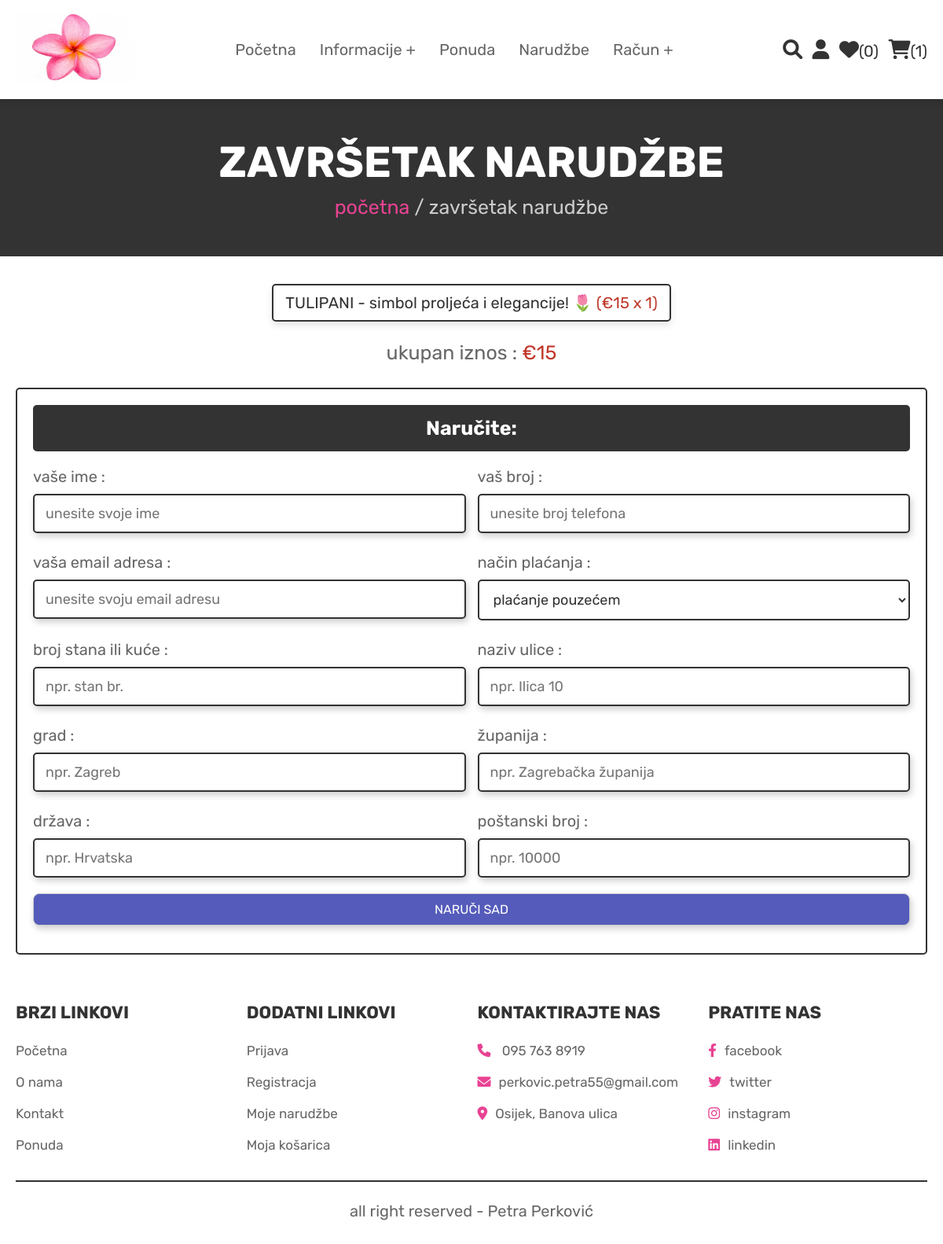
The app's page /checkout.php (signed in) with its own data.
### tables this page shows
CREATE TABLE `cart` (
  `id` int(100) NOT NULL,
  `user_id` int(100) NOT NULL,
  `pid` int(100) NOT NULL,
  `name` varchar(100) NOT NULL,
  `price` int(100) NOT NULL,
  `quantity` int(100) NOT NULL,
  `image` varchar(100) NOT NULL
);

### checkout.php (the view, shortened to what this page needs)
<?php
@include 'config.php';
$user_id = $_SESSION['user_id'];
?>
<!DOCTYPE html>
<html lang="en">
<head>
   <link rel="stylesheet" href="https://cdnjs.cloudflare.com/ajax/libs/font-awesome/6.0.0/css/all.min.css">
   <link rel="stylesheet" href="css/style.css">
</head>
<body>
<?php @include 'header.php'; ?>
<section class="heading">
    <h3>završetak narudžbe</h3>
    <p> <a href="home.php">početna</a> / završetak narudžbe </p>
</section>
<section class="display-order">
    <?php
        $grand_total = 0;
        $select_cart = mysqli_query($conn, "SELECT * FROM `cart` WHERE user_id = '$user_id'") or die('query failed');
        if(mysqli_num_rows($select_cart) > 0){
            while($fetch_cart = mysqli_fetch_assoc($select_cart)){
            $total_price = ($fetch_cart['price'] * $fetch_cart['quantity']);
            $grand_total += $total_price;
    ?>
    <p> <?php echo $fetch_cart['name'] ?> <span>(<?php echo '€'.$fetch_cart['price'].''.' x '.$fetch_cart['quantity']  ?>)</span> </p>
    <?php
        }
        }else{
            echo '<p class="empty">TVOJA KOŠARICA JE PRAZNA</p>';
        }
    ?>
    <div class="grand-total">ukupan iznos : <span>€<?php echo $grand_total; ?></span></div>
</section>
<section class="checkout">
    <form action="" method="POST">
        <h3>naručite:</h3>
        <div class="flex">
            <div class="inputBox">
                <span>vaše ime :</span>
                <input type="text" name="name" placeholder="unesite svoje ime">
            </div>
            <div class="inputBox">
                <span>vaš broj :</span>
                <input type="number" name="number" min="0" placeholder="unesite broj telefona">
            </div>
            <div class="inputBox">
                <span> vaša email adresa :</span>
                <input type="email" name="email" placeholder="unesite svoju email adresu">
            </div>
            <div class="inputBox">
                <span>način plaćanja :</span>
                <select name="method">
                    <option value="plaćanje pouzećem">plaćanje pouzećem</option>
                </select>
            </div>
            <div class="inputBox">
                <span>broj stana ili kuće :</span>
                <input type="text" name="flat" placeholder="npr. stan br.">
            </div>
            <div class="inputBox">
                <span>naziv ulice :</span>
                <input type="text" name="street" placeholder="npr. Ilica 10">
            </div>
            <div class="inputBox">
                <span>grad :</span>
                <input type="text" name="city" placeholder="npr. Zagreb">
            </div>
            <div class="inputBox">
                <span>županija :</span>
                <input type="text" name="state" placeholder="npr. Zagrebačka županija">
            </div>
            <div class="inputBox">
                <span>država :</span>
                <input type="text" name="country" placeholder="npr. Hrvatska">
            </div>
            <div class="inputBox">
                <span>poštanski broj :</span>
                <input type="number" min="0" name="pin_code" placeholder="npr. 10000">
            </div>
        </div>
        <input type="submit" name="order" value="naruči sad" class="btn">
    </form>
</section>
<?php @include 'footer.php'; ?>
</body>
</html>

### css/style.css (style rules this page uses)
:root { --pink:#e84393; --blue:#0177ff; --red:#c0392b; --orange:#f39c12; --black:#333; --white:#fff; --light-color:#666; --light-white:#ccc; --light-bg:#c7edff; --border:.2rem solid var(--black); --box-shadow:0 .5rem 1rem rgba(0,0,0,.1); }
* { font-family: 'Rubik', sans-serif; margin:0; padding:0; box-sizing: border-box; outline: none; border:none; text-decoration: none; transition:all .2s linear; }
html { font-size: 62.5%; overflow-x: hidden; scroll-behavior: smooth; scroll-padding-top: 6.5rem; }
body { background: var(--white); }
section { padding:3rem 2rem; }
.btn, .delete-btn, .option-btn { display: inline-block; border-radius: .5rem; margin-top: 1rem; font-size: 1.8rem; color:var(--white); cursor: pointer; padding:1rem 3rem; text-transform: uppercase; }
.btn { background-color: var(--pink); }
.heading { display: flex; flex-flow: column; align-items: center; justify-content: center; gap:1rem; background-color: var(--black); text-align: center; min-height: 25vh; }
.heading h3 { font-size: 5.5rem; color:var(--white); text-transform: uppercase; }
.heading p { font-size: 2.5rem; color:var(--light-white); }
.heading p a { color:var(--pink); }
form h3 { text-align: center; text-transform: uppercase; color: #333; margin-bottom: 2.5rem; font-size: 28px; font-weight: bold; }
form input, textarea { width: 100%; background: rgba(255, 255, 255, 0.7); padding: 1rem 1.4rem; outline: none; border: 1px solid #ccc; border-radius: 8px; margin: 1.5rem 0; box-shadow: 2px 4px 8px rgba(0, 0, 0, 0.2); font-size: 16px; }
form .btn { cursor: pointer; background: #545bba; color: #fff; text-transform: uppercase; padding: 1rem; border-radius: 8px; width: 100%; text-align: center; transition: 0.3s ease-in-out; font-size: 16px; }
.display-order { max-width: 1200px; margin:0 auto; text-align: center; padding-bottom: 0; }
.display-order p { display: inline-block; border-radius: .5rem; font-size: 2rem; color:var(--black); padding:1rem 1.5rem; margin:.5rem; background-color: var(--white); box-shadow: var(--box-shadow); border:var(--border); }
.display-order p span { color:var(--red); }
.display-order .grand-total { margin-top: 2rem; font-size: 2.5rem; color:var(--light-color); }
.display-order .grand-total span { color:var(--red); }
.checkout form { background-color: var(--white); border:var(--border); max-width: 1200px; margin:0 auto; border-radius: .5rem; padding:2rem; box-shadow: var(--border); }
.checkout form h3 { padding:1.5rem; font-size: 2.5rem; margin-bottom: 2rem; background-color: var(--black); color:var(--white); border-radius: .5rem; text-align: center; text-transform: capitalize; }
.checkout form .flex { display: flex; flex-wrap: wrap; gap:1.5rem; }
.checkout form .flex .inputBox { flex:1 1 40rem; }
.checkout form .flex .inputBox input, .checkout form .flex .inputBox select { margin:1rem 0; width: 100%; background-color: var(--white); padding:1.2rem 1.4rem; border:var(--border); font-size: 1.8rem; color:var(--black); border-radius: .5rem; }
.checkout form .flex .inputBox span { font-size: 2rem; color:var(--light-color); }

### records on screen
cart: name "TULIPANI - simbol proljeća i elegancije! 🌷", price "15", quantity "1"

### other values on screen
$wishlist_num_rows "0"
$cart_num_rows "1"
$grand_total "15"
